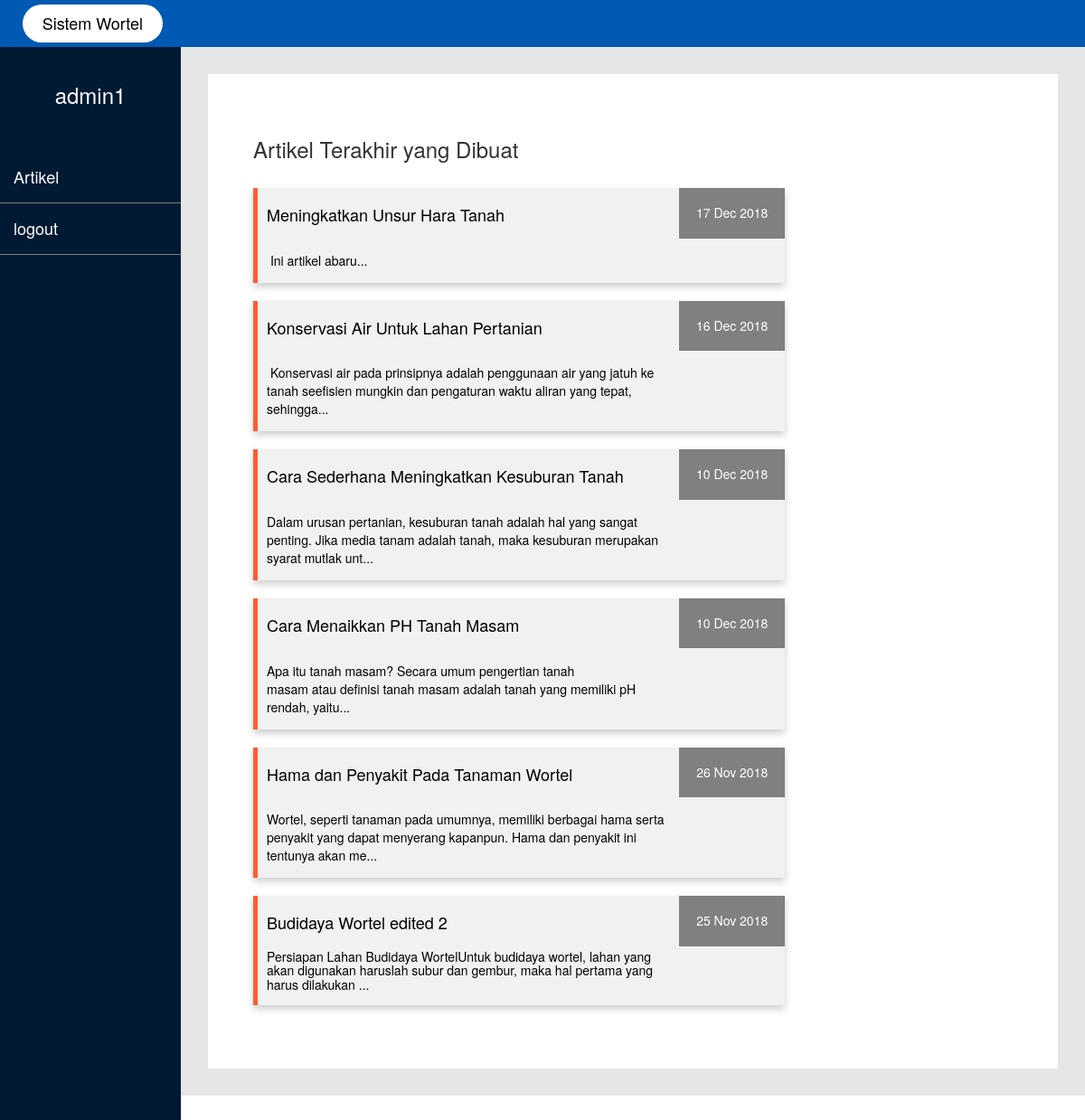
/view/v_admPage.php (signed in), run on the app's committed database.
### tables this page shows
CREATE TABLE `artikel` (
  `id` int(11) NOT NULL,
  `judul` varchar(100) NOT NULL,
  `isi` text NOT NULL,
  `picture` text,
  `id_penulis` int(11) NOT NULL,
  `saran` enum('PH','Air','Tanah') DEFAULT NULL,
  `created_at` timestamp NOT NULL DEFAULT CURRENT_TIMESTAMP,
  `updated_at` timestamp NULL DEFAULT NULL ON UPDATE CURRENT_TIMESTAMP
);

### controller/c_getArtikel.php (called while the page is built, shortened)
<?php
$art = new m_artikel();
if (isset($_GET["id"])) {
	$id_artikel = $_GET["id"];
	$artikel = $art->getArtikel($id_artikel);
	if (empty($artikel)) {
		echo "data artikel tidak ada";
	}
}
else{
	$allArtikel = $art->getAllArtikel();
}
?>

### model/koneksi.php (called while the page is built, shortened)
<?php
class koneksi
{
	public $server = "localhost";
	public $username = "root";
	public $password = "";
	public $db = "sistemwortel";
	public function konek()
	{
		try {
			$this->con = new PDO("mysql:host=$this->server;dbname=$this->db", $this->username, $this->password);
			$this->con->setAttribute(PDO::ATTR_ERRMODE, PDO::ERRMODE_EXCEPTION);
			$this->con->setAttribute(PDO::ATTR_EMULATE_PREPARES,TRUE);
			return $this->con;
		} catch (PDOException $e) {
			echo "Connection failed: " . $e->getMessage();
		}
	}
}
?>

### model/m_artikel.php (called while the page is built, shortened)
<?php
class m_artikel extends koneksi
{
	public function getAllArtikel()
	{
		$query = "SELECT * FROM artikel ORDER BY created_at DESC";
		try {
			$stmt = $this->konek()->prepare($query);
			$stmt->execute();
			$stmt->setFetchMode(PDO::FETCH_CLASS, 'artikel');
			$res = $stmt->fetchAll();
			return $res;
		} catch (PDOException $e) {
			echo "Error: " . $e->getMessage();
		}
	}
}
?>

### view/v_admPage.php (the view, shortened to what this page needs)
<?php
include_once '../controller/c_getArtikel.php';
?>
<!DOCTYPE html>
<html>
<head>
	<link href="bootstrap/css/bootstrap.min.css" rel="stylesheet">
	<link href="css/css_header.css" rel="stylesheet">
	<link href="css/css_footer.css" rel="stylesheet">
	<link href="css/css_admin.css" rel="stylesheet">
</head>
<body>
	<?php include_once 'layout/logo.php'; ?>
	<div class="container-fluid">
		<div class="row">
			<?php include_once 'layout/admLayout.php'; ?>
			<div class="col-md-10">
				<div class="isi">
					<div class="welcome">
						<h3>Artikel Terakhir yang Dibuat</h3>
					</div>
					<br>
					<div class="artikel">
						<?php for ($i=0; $i < count($allArtikel); $i++) {
							$tgl_dibuat = date_create($allArtikel[$i]->created_at, timezone_open('Asia/Jakarta'));
						?>
							<a href="v_admLihatArtikel.php?id=<?php echo $allArtikel[$i]->id ?>">
								<span>
									<div class="card">
										<div class="depan">
											<h4><?php echo $allArtikel[$i]->judul; ?></h>
											<br><br>
											<p class="teks"><?php echo substr(strip_tags($allArtikel[$i]->isi, "<h1>"), strpos(strip_tags($allArtikel[$i]->isi, "<h1>"), "</h1>"), 150)."..."; ?></p>
										</div>
										<div class="belakang">
											<h5><?php echo date_format($tgl_dibuat, "d M Y"); ?></h5>
										</div>
								</div>
								</span>
							</a>
						<?php } ?>
					</div>
				</div>
			</div>
		</div>
	</div>
</body>
</html>

### view/css/css_admin.css (style rules this page uses)
body { padding: 0; margin: 0; }
.col-md-10 { padding: 30px; padding-top: 30px; background-color: rgb(230,230,230); min-height: 590px; }

### view/v_admPage.php (style rules this page uses)
body { padding: 0; margin: 0; }
.isi { padding: 50px; background-color: white; }
.card { width: 70%; box-shadow: 0 4px 8px 0 rgba(0, 0, 0, 0.2); background-color: #f1f1f1; border-left: 5px solid #ff5c33; margin-bottom: 20px; overflow: hidden; }
.depan { float: left; width: 80%; color: black; padding: 5px; padding-left: 10px; padding-top: 10px; }
.belakang { float: left; width: 20%; padding: 10px; text-align: center; background-color: grey; color: white; }
.teks { font-size: 14px; }

### data on the page
artikel: judul "Meningkatkan Unsur Hara Tanah", isi "Ini artikel abaru", created_at "17 Dec 2018"
artikel: judul "Konservasi Air Untuk Lahan Pertanian", isi "Konservasi air pada prinsipnya adalah penggunaan air yang jatuh ke tanah seefisien mungkin dan pengaturan waktu aliran yang tepat, sehingga", created_at "16 Dec 2018"
artikel: judul "Cara Sederhana Meningkatkan Kesuburan Tanah", isi "Dalam urusan pertanian, kesuburan tanah adalah hal yang sangat penting. Jika media tanam adalah tanah, maka kesuburan merupakan syarat mutlak unt", created_at "10 Dec 2018"
artikel: judul "Cara Menaikkan PH Tanah Masam", isi "Apa itu tanah masam? Secara umum pengertian tanah masam atau definisi tanah masam adalah tanah yang memiliki pH rendah, yaitu", created_at "10 Dec 2018"
artikel: judul "Hama dan Penyakit Pada Tanaman Wortel", isi "Wortel, seperti tanaman pada umumnya, memiliki berbagai hama serta penyakit yang dapat menyerang kapanpun. Hama dan penyakit ini tentunya akan me", created_at "26 Nov 2018"
artikel: judul "Budidaya Wortel edited 2", isi "Persiapan Lahan Budidaya WortelUntuk budidaya wortel, lahan yang akan digunakan haruslah subur dan gembur, maka hal pertama yang harus dilakukan", created_at "25 Nov 2018"

### other printed values
$user->nama "admin1"
